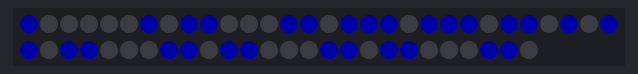
Recording of a sketch running on a simulated Arduino Uno, built with avr-gcc and run on an emulated ATmega328P. Parts: 56 RGB LEDs in strip order, left to right, continuing on the next row. Dim RGB values are drawn brighter than linear.

Above: at 1.1 s.
At 2.1 s:
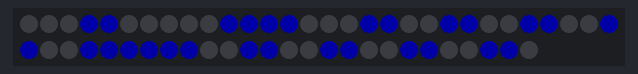
At 3.1 s:
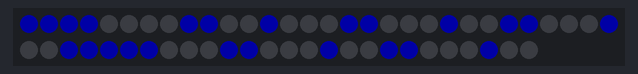
At 5.1 s:
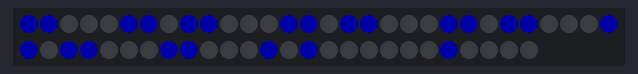
At 7.1 s:
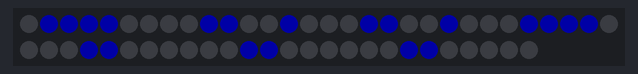
At 9.1 s:
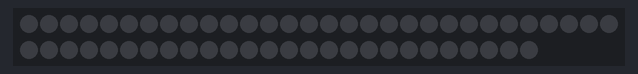

Measured:
- by itself, everything shown: repeats every 13.1 s, in 10 steps
- what the display in image 0 shows lasts 1.0 s, from 1.0 s to 2.0 s
- what the display in image 5 shows lasts 5.0 s, from 9.1 s to 14.1 s

The sketch:

fastled_show_letters.ino
```cpp
#include <FastLED.h>

// FONTS: https://create.arduino.cc/projecthub/SAnwandter1/programming-8x8-led-matrix-23475a for 8x8 so some modification is needed

byte ALL[] = {B11111111,B11111111,B11111111,B11111111,B11111111,B11111111,B11111111};
byte EX[] = {B00000000,B00010000,B00010000,B00010000,B00010000,B00000000,B00010000};
byte A[] = {B00011000,B00111100,B01100110,B01100110,B01111110,B01100110,B01100110};
byte B[] = {B01111001,B01001000,B01001000,B01110000,B01001000,B01000100,B01000100};
byte C[] = {B00000000,B00011110,B00100000,B01000000,B01000000,B01000000,B00100000};
byte D[] = {B00000000,B00111000,B00100100,B00100010,B00100010,B00100100,B00111000};
byte E[] = {B01111100,B01100000,B01100000,B01111000,B01100000,B01100000,B01111100};
byte F[] = {B00000000,B00111100,B00100000,B00111000,B00100000,B00100000,B00100000};
byte G[] = {B00000000,B00111110,B00100000,B00100000,B00101110,B00100010,B00111110};
byte H[] = {B00000000,B00100100,B00100100,B00111100,B00100100,B00100100,B00100100};
byte I[] = {B00000000,B00111000,B00010000,B00010000,B00010000,B00010000,B00111000};
byte J[] = {B00000000,B00011100,B00001000,B00001000,B00001000,B00101000,B00111000};
byte K[] = {B11000100,B11001000,B11010000,B11100000,B11010000,B11001000,B11000100};
byte L[] = {B00000000,B00100000,B00100000,B00100000,B00100000,B00100000,B00111100};
byte M[] = {B10000010,B11000110,B11101110,B11010110,B11000110,B11000110,B11000110};
byte N[] = {B00000000,B00100010,B00110010,B00101010,B00100110,B00100010,B00000000};
byte O[] = {B00111000,B11000110,B11000110,B11000110,B11000110,B11000110,B00111000};
byte P[] = {B01111000,B01100100,B01100100,B01111000,B01100000,B01100000,B01100000};
byte Q[] = {B00000000,B00111100,B01000010,B01000010,B01000010,B01000110,B00111110};
byte R[] = {B11110000,B11001000,B11000100,B11000100,B11111000,B11000100,B11000100};
byte S[] = {B00000000,B00111100,B00100000,B00111100,B00000100,B00000100,B00111100};
byte T[] = {B00000000,B01111100,B00010000,B00010000,B00010000,B00010000,B00010000};
byte U[] = {B11000110,B11000110,B11000110,B11000110,B11000110,B00101000,B00010000};
byte V[] = {B00000000,B00100010,B00100010,B00100010,B00010100,B00010100,B00001000};
byte W[] = {B00000000,B10000010,B10010010,B01010100,B01010100,B00101000,B00000000};
byte X[] = {B00000000,B01000010,B00100100,B00011000,B00011000,B00100100,B01000010};
byte Y[] = {B00000000,B01000100,B00101000,B00010000,B00010000,B00010000,B00010000};
byte Z[] = {B00000000,B00111100,B00000100,B00001000,B00010000,B00100000,B00111100};


#define NUM_LEDS 7*8
#define DATA_PIN 13
#define DELAY 1000

CRGB leds[NUM_LEDS];
uint8_t max_bright = 40;

bool is_bit_set(unsigned value, unsigned bitindex){
//https://stackoverflow.com/questions/127027/how-can-i-check-my-byte-flag-verifying-that-a-specific-bit-is-at-1-or-0#127062
    return (value & (1 << bitindex)) != 0;
}

void setup(){
   delay(1000);                          // Power-up safety delay.
   FastLED.addLeds<NEOPIXEL, DATA_PIN>(leds, NUM_LEDS);
   FastLED.setBrightness( max_bright );
}

void loop() {
    drawMatrix(M);
    delay( DELAY );
     drawMatrix(A);
    delay( DELAY );
    drawMatrix(R);
    delay( DELAY );
    drawMatrix(K);
    delay( DELAY );
    drawMatrix(U);
    delay( DELAY );
    drawMatrix(O);
    delay( DELAY );
    drawMatrix(P);
    delay( DELAY );
    drawMatrix(E);
    delay( DELAY );

    for(int brightness = max_bright; brightness > 0; brightness-=2) {
      FastLED.setBrightness( brightness );
      FastLED.delay(1);
    }
    FastLED.clear();
    FastLED.delay(5000);
}


bool  drawMatrix(byte letter[]){
  FastLED.clear();
  FastLED.setBrightness( max_bright );
  for (int i = 0; i < 7; i++){
    for (unsigned int j = 0; j < 8; j++){
        if (is_bit_set(letter[i], 7-j)){
          //Need to reverse the bit
            leds[i*8+j] = CRGB::Blue;
        }
    }
  }
  FastLED.show();
  return true;
}
```
